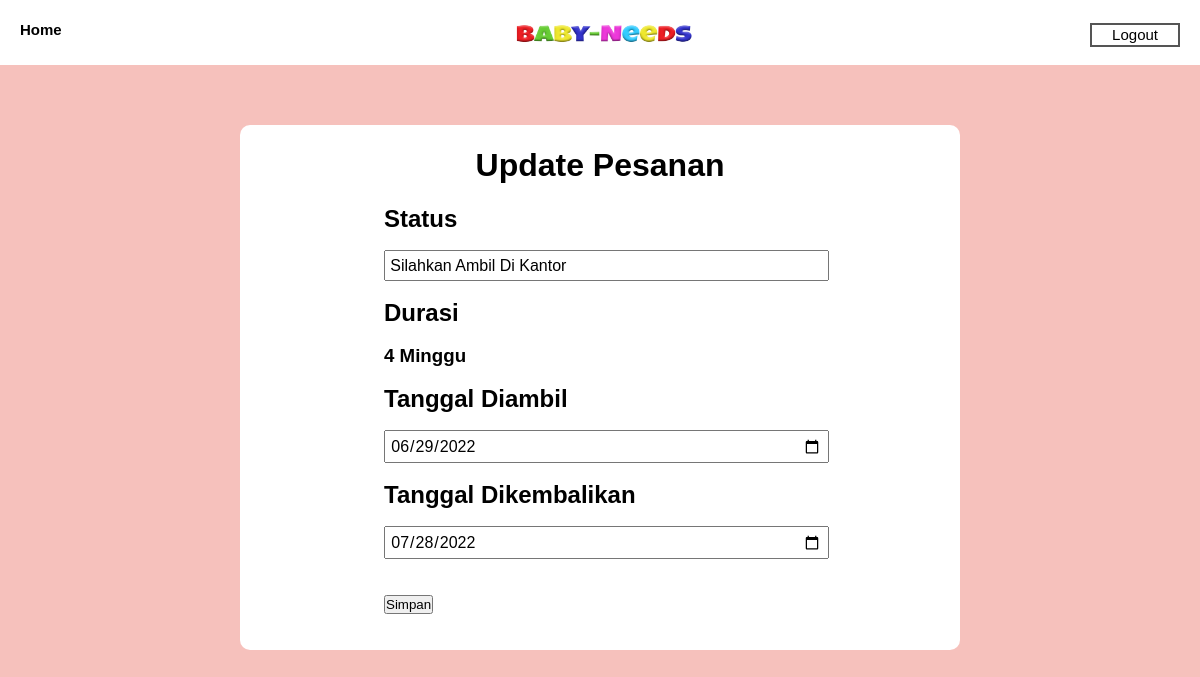
/admin/update_pesanan.php?id=21 (signed in), run on the app's committed database.
### tables this page shows
CREATE TABLE `transaksi` (
  `id` int(20) NOT NULL,
  `id_user` int(20) NOT NULL,
  `id_produk` int(20) NOT NULL,
  `tipe` varchar(20) NOT NULL,
  `amount` int(20) NOT NULL,
  `metode` varchar(30) NOT NULL,
  `nama` varchar(255) NOT NULL,
  `alamat` varchar(500) NOT NULL,
  `nomor` varchar(20) NOT NULL,
  `email` varchar(50) NOT NULL,
  `note` varchar(255) DEFAULT NULL,
  `ktp` varchar(50) NOT NULL,
  `status` varchar(30) NOT NULL,
  `tgl_diambil` date DEFAULT NULL,
  `tgl_dikembalikan` date DEFAULT NULL
);

### admin/update_pesanan.php (the view, shortened to what this page needs)
<?php
    include 'koneksi.php';
    $result = '';
  if ($_SERVER['REQUEST_METHOD'] === 'GET') {
      if (isset($_GET['id'])) {
          $id_upd = $_GET['id'];
          $query = "SELECT * FROM transaksi WHERE id = '$id_upd'";
          $result = mysqli_query($koneksi,$query);
      }
  }
?>
<!DOCTYPE html>
<html lang="en">
<head>
    <link rel="stylesheet" href="style/styleupdate_pesanan.css">
</head>
<body>
<?php include ('header_adm.php'); ?>
<div class="main_wrapper">
    <div class="form_wrapper">
        <h1>Update Pesanan</h1>
        <form action="update_pesanan.php" method="POST">
                <?php while($data = mysqli_fetch_array($result)): ?>
            <h2>Status</h2>
            <input type="text" class="form-control" placeholder="Status Penyewaan" name="status" value="<?php echo $data['status'];  ?>" required="required"><br><br>
            <h2>Durasi</h2><br>
            <h3><?php echo $data['tipe'];  ?></h3><br>
            <h2>Tanggal Diambil</h2>
            <input type="date" class="form-control" placeholder="Tanggal" name="tgl_diambil" value="<?php echo $data['tgl_diambil'];  ?>" required="required"><br><br>
            <h2>Tanggal Dikembalikan</h2>
            <input type="date" class="form-control" placeholder="Tanggal" name="tgl_dikembalikan" value="<?php echo $data['tgl_dikembalikan'];  ?>" required="required"><br><br>
            <?php endwhile; ?><br>
            <button type="submit" class="btn btn-primary">Simpan</button><br><br><br>
            </form>
    </div>
</div>
</body>
</html>

### admin/style/styleupdate_pesanan.css (style rules this page uses)
* { text-decoration: none; margin: 0px; padding: 0px; }
.main_wrapper { background: #ffffff; margin: auto; margin-top: 5%; width: 60%; border-radius: 10px; margin-bottom: 5%; }
.form_wrapper { width: 60%; margin:auto; }
.form_wrapper h1 { text-align: center; padding-top: 5%; padding-bottom: 5%; }
input { width: 100%; margin-top: 4%; font: inherit; padding: 1%; }

### admin/style/styleheader_adm.css (style rules this page uses)
* { text-decoration: none; margin: 0px; padding: 0px; }
body { margin: 0px; padding: 0px; background: #f6c1bc; font-family: Sans-serif; }

### data on the page
transaksi: status "Silahkan Ambil Di Kantor", tipe "4 Minggu", tgl_diambil "06/29/2022", tgl_dikembalikan "07/28/2022"
